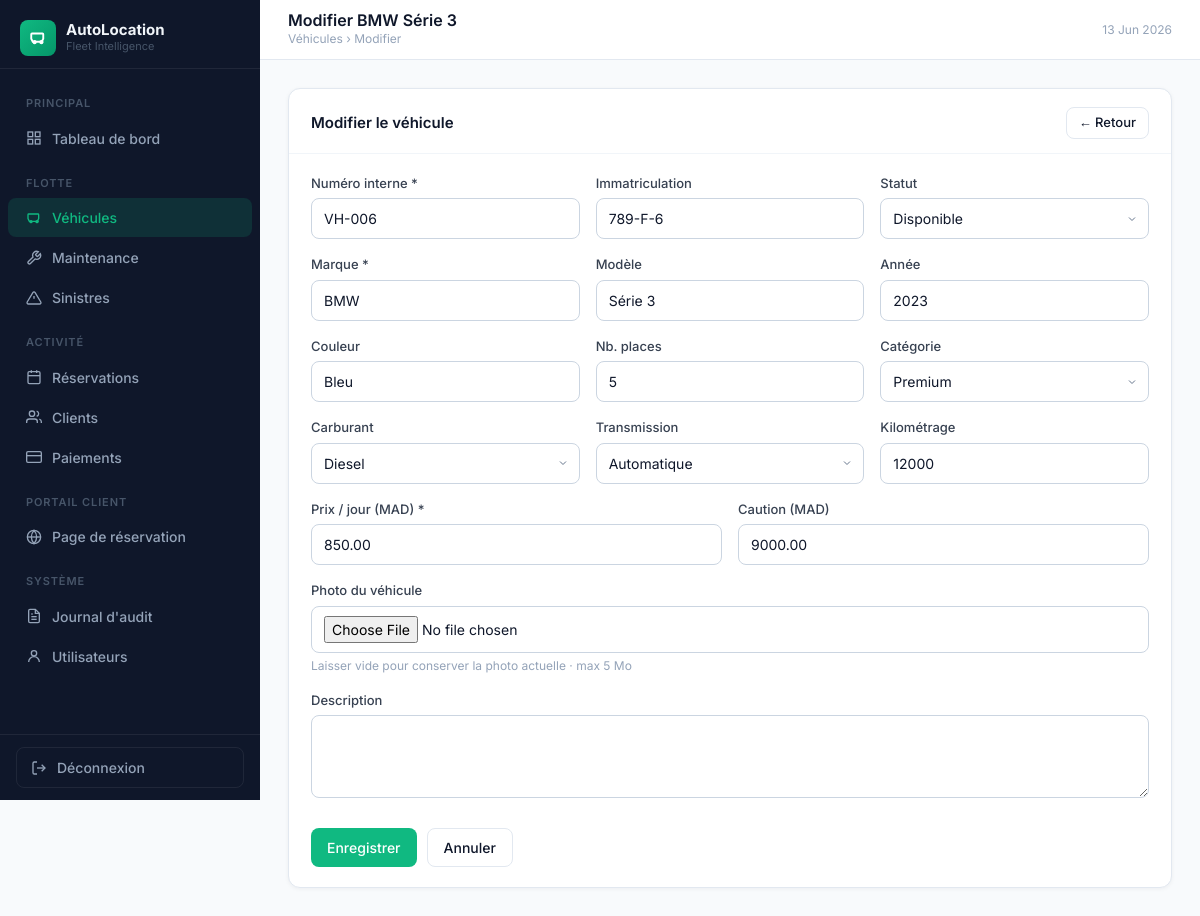
Before: /?page=vehicles/edit&id=6 (signed in) with the older database file.
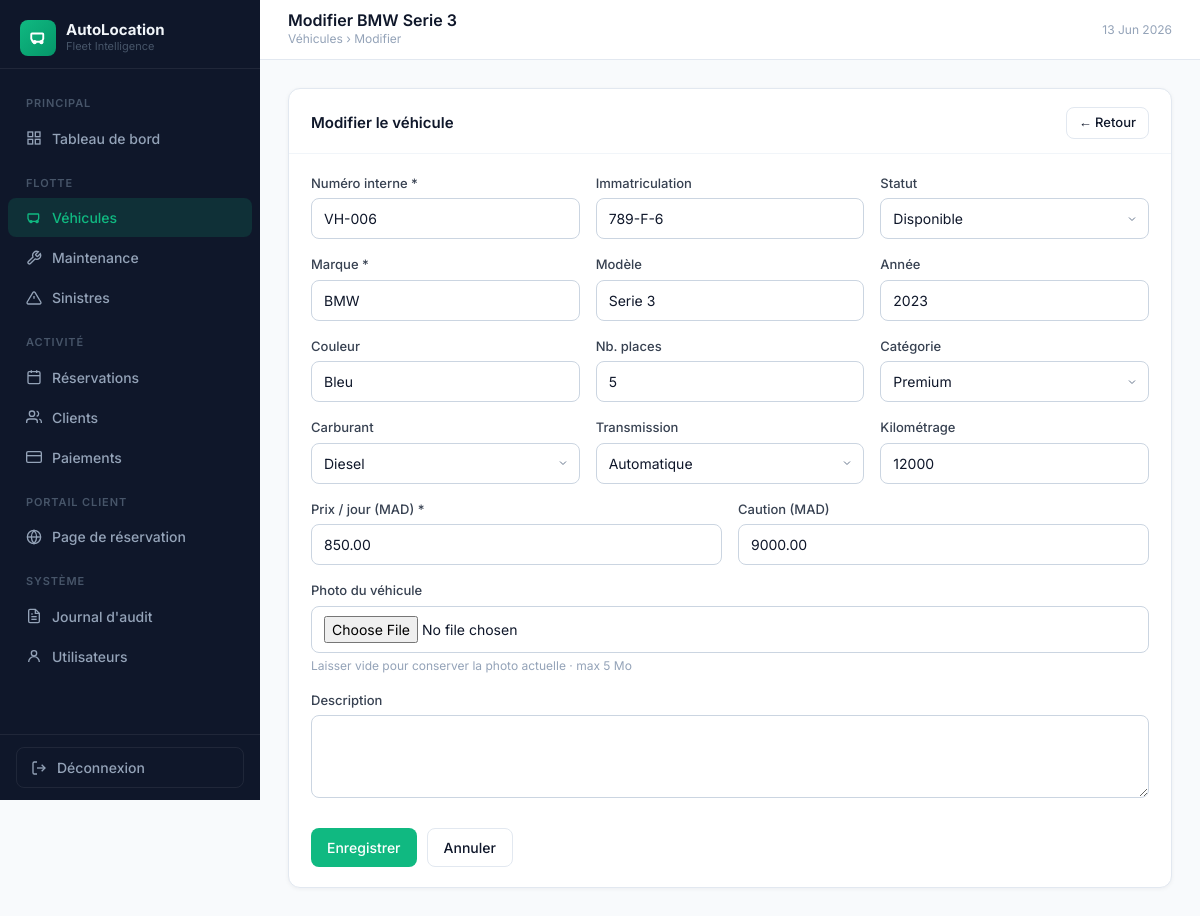
After: the same page with the newer database file.
### tables this page shows
CREATE TABLE IF NOT EXISTS `vehicles` (
  `id`                    INT AUTO_INCREMENT PRIMARY KEY,
  `numero`                VARCHAR(50)  NOT NULL UNIQUE,
  `immatriculation`       VARCHAR(20)  DEFAULT NULL,
  `marque`                VARCHAR(100) DEFAULT NULL,
  `modele`                VARCHAR(100) DEFAULT NULL,
  `annee`                 INT          DEFAULT NULL,
  `couleur`               VARCHAR(50)  DEFAULT NULL,
  `nb_places`             INT          DEFAULT 5,
  `categorie`             ENUM('économique','berline','SUV','premium','utilitaire') DEFAULT 'berline',
  `kilometrage`           INT          DEFAULT 0,
  `statut`                ENUM('disponible','loué','maintenance','indisponible') DEFAULT 'disponible',
  `prix_jour`             DECIMAL(10,2) DEFAULT 0.00,
  `caution`               DECIMAL(10,2) DEFAULT 0.00,
  `carburant`             ENUM('essence','diesel','hybride','électrique') DEFAULT 'essence',
  `transmission`          ENUM('manuelle','automatique') DEFAULT 'manuelle',
  `description`           TEXT DEFAULT NULL,
  `image_url`             VARCHAR(500) DEFAULT NULL,
  `intervalle_vidange`    INT          DEFAULT 10000,
  `derniere_vidange_km`   INT          DEFAULT NULL,
  `date_derniere_vidange` DATE         DEFAULT NULL,
  `created_at`            TIMESTAMP DEFAULT CURRENT_TIMESTAMP
);

### app/Core/Controller.php (called while the page is built, shortened)
<?php
abstract class Controller
{
    protected string $layout = 'admin';
    protected function view(string $template, array $viewData = []): void
    {
        extract($viewData);
        $tplFile = APP_PATH . '/views/' . $template . '.php';
        require $tplFile;
        $content = ob_get_clean();
        $layoutFile = APP_PATH . '/views/layouts/' . $this->layout . '.php';
        require $layoutFile;
    }
    protected function query(string $key, mixed $default = ''): mixed
    {
        return $_GET[$key] ?? $default;
    }
}

### app/Controllers/VehicleController.php (called while the page is built, shortened)
<?php
class VehicleController extends Controller
{
    private Vehicle  $vehicleModel;
    public function __construct(\PDO $db)
    {
        $this->vehicleModel = new Vehicle($db);
    }
    public function edit(): void
    {
        $id      = (int)$this->query('id');
        $vehicle = $this->vehicleModel->find($id);
        $data   = $vehicle;
        $this->view('vehicles/edit', compact('errors', 'data', 'id'));
    }
}

### app/Core/Router.php (called while the page is built, shortened)
<?php
class Router
{
    private array $routes = [];
    public function add(string $method, string $page, string $controller, string $action): void
    {
        $this->routes[strtoupper($method)][$page] = [$controller, $action];
    }
    public function dispatch(\PDO $db): void
    {
        $page   = trim($_GET['page'] ?? '', '/');
        $method = strtoupper($_SERVER['REQUEST_METHOD']);
        $handler = $this->routes[$method][$page]
                ?? $this->routes['GET'][$page]
                ?? null;
        [$controllerClass, $action] = $handler;
        $controller = new $controllerClass($db);
        $controller->$action();
    }
}

### index.php (called while the page is built, shortened)
<?php
require_once __DIR__ . '/config/database.php';
spl_autoload_register(function (string $class): void {
    $file = APP_PATH . '/app/' . str_replace('\\', '/', substr($class, 4)) . '.php';
});
$db = (new Database())->getConnection();
$router = new App\Core\Router();
$router->dispatch($db);

### app/Core/Model.php (called while the page is built, shortened)
<?php
abstract class Model
{
    protected \PDO $db;
    protected string $table  = '';
    protected string $pk     = 'id';
    public function __construct(\PDO $db)
    {
        $this->db = $db;
    }
    public function find(int $id): ?array
    {
        $stmt = $this->db->prepare("SELECT * FROM `{$this->table}` WHERE `{$this->pk}` = ? LIMIT 1");
        $stmt->execute([$id]);
        return $stmt->fetch() ?: null;
    }
}

### config/database.php (called while the page is built, shortened)
<?php
function h(mixed $v): string { return htmlspecialchars((string)$v, ENT_QUOTES, 'UTF-8'); }

### views/vehicles/edit.php (the view, shortened to what the changed rows need)
<?php $pageTitle = 'Modifier '.h($data['marque'].' '.$data['modele']); $pageBreadcrumb = 'Véhicules › Modifier'; ?>
<div class="card">
  <div class="card-body">
    <form method="POST" enctype="multipart/form-data">
      <div class="form-grid-3" style="margin-bottom:16px;">
        <div><label class="form-label">Numéro interne *</label><input type="text" name="numero" class="form-control" value="<?= h($data['numero']) ?>" required></div>
        <div><label class="form-label">Immatriculation</label><input type="text" name="immatriculation" class="form-control" value="<?= h($data['immatriculation'] ?? '') ?>"></div>
        <div><label class="form-label">Statut</label>
          <select name="statut" class="form-control">
            <?php foreach(['disponible','loué','maintenance','indisponible'] as $s): ?>
            <option value="<?= $s ?>" <?= $data['statut']===$s?'selected':'' ?>><?= ucfirst($s) ?></option>
            <?php endforeach; ?>
          </select>
        </div>
      </div>
      <div class="form-grid-3" style="margin-bottom:16px;">
        <div><label class="form-label">Marque *</label><input type="text" name="marque" class="form-control" value="<?= h($data['marque']) ?>" required></div>
        <div><label class="form-label">Modèle</label><input type="text" name="modele" class="form-control" value="<?= h($data['modele'] ?? '') ?>"></div>
        <div><label class="form-label">Année</label><input type="number" name="annee" class="form-control" value="<?= h($data['annee'] ?? '') ?>"></div>
      </div>
      <div class="form-grid-3" style="margin-bottom:16px;">
        <div><label class="form-label">Couleur</label><input type="text" name="couleur" class="form-control" value="<?= h($data['couleur'] ?? '') ?>"></div>
        <div><label class="form-label">Nb. places</label><input type="number" name="nb_places" class="form-control" value="<?= h($data['nb_places']) ?>" min="1" max="20"></div>
        <div><label class="form-label">Catégorie</label>
          <select name="categorie" class="form-control">
            <?php foreach(['économique','berline','SUV','premium','utilitaire'] as $c): ?>
            <option value="<?= $c ?>" <?= $data['categorie']===$c?'selected':'' ?>><?= ucfirst($c) ?></option>
            <?php endforeach; ?>
          </select>
        </div>
      </div>
      <div class="form-grid-3" style="margin-bottom:16px;">
        <div><label class="form-label">Carburant</label>
          <select name="carburant" class="form-control">
            <?php foreach(['essence','diesel','hybride','électrique'] as $c): ?>
            <option value="<?= $c ?>" <?= ($data['carburant']??'')===$c?'selected':'' ?>><?= ucfirst($c) ?></option>
            <?php endforeach; ?>
          </select>
        </div>
        <div><label class="form-label">Transmission</label>
          <select name="transmission" class="form-control">
            <option value="automatique" <?= ($data['transmission']??'')==='automatique'?'selected':'' ?>>Automatique</option>
          </select>
        </div>
        <div><label class="form-label">Kilométrage</label><input type="number" name="kilometrage" class="form-control" value="<?= h($data['kilometrage']) ?>" min="0"></div>
      </div>
      <div class="form-grid-2" style="margin-bottom:16px;">
        <div><label class="form-label">Prix / jour (MAD) *</label><input type="number" name="prix_jour" class="form-control" value="<?= h($data['prix_jour']) ?>" step="0.01" required></div>
        <div><label class="form-label">Caution (MAD)</label><input type="number" name="caution" class="form-control" value="<?= h($data['caution']) ?>" step="0.01"></div>
      </div>
    </form>
  </div>
</div>

### views/layouts/admin.php (shortened to what the changed rows need)
<!DOCTYPE html>
<html lang="fr">
<head>
  <script src="https://cdn.tailwindcss.com"></script>
</head>
<body>
<div class="main-content">
  <header class="topbar">
    <div style="display:flex;align-items:center;gap:14px;">
      <div>
        <h1 style="font-size:16px;font-weight:600;color:#0f172a;line-height:1.2;"><?= $pageTitle ?? 'Tableau de bord' ?></h1>
        <?php if (!empty($pageBreadcrumb)): ?>
        <div style="font-size:12px;color:#94a3b8;"><?= $pageBreadcrumb ?></div>
        <?php endif; ?>
      </div>
    </div>
  </header>
  <div class="page-body">
    <?= $content ?>
  </div>
</div>
</body>
</html>

Changed rows visible on the page:
changed vehicles "VH-006": pageTitle "Modifier BMW Série 3" → "Modifier BMW Serie 3"; modele "Série 3" → "Serie 3"
